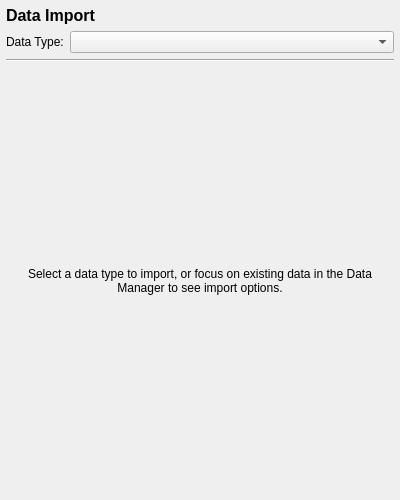
<?xml version="1.0" encoding="UTF-8"?>
<ui version="4.0">
 <class>DataImport_Widget</class>
 <widget class="QWidget" name="DataImport_Widget">
  <property name="geometry">
   <rect>
    <x>0</x>
    <y>0</y>
    <width>400</width>
    <height>500</height>
   </rect>
  </property>
  <property name="windowTitle">
   <string>Data Import</string>
  </property>
  <layout class="QVBoxLayout" name="verticalLayout">
   <property name="leftMargin">
    <number>6</number>
   </property>
   <property name="topMargin">
    <number>6</number>
   </property>
   <property name="rightMargin">
    <number>6</number>
   </property>
   <property name="bottomMargin">
    <number>6</number>
   </property>
   <item>
    <widget class="QLabel" name="headerLabel">
     <property name="text">
      <string>Data Import</string>
     </property>
     <property name="font">
      <font>
       <pointsize>12</pointsize>
       <bold>true</bold>
      </font>
     </property>
    </widget>
   </item>
   <item>
    <layout class="QHBoxLayout" name="typeSelectLayout">
     <item>
      <widget class="QLabel" name="typeLabel">
       <property name="text">
        <string>Data Type:</string>
       </property>
      </widget>
     </item>
     <item>
      <widget class="QComboBox" name="dataTypeCombo">
       <property name="sizePolicy">
        <sizepolicy hsizetype="Expanding" vsizetype="Fixed">
         <horstretch>0</horstretch>
         <verstretch>0</verstretch>
        </sizepolicy>
       </property>
       <property name="toolTip">
        <string>Select the type of data to import</string>
       </property>
      </widget>
     </item>
    </layout>
   </item>
   <item>
    <widget class="Line" name="separator">
     <property name="orientation">
      <enum>Qt::Orientation::Horizontal</enum>
     </property>
    </widget>
   </item>
   <item>
    <widget class="QStackedWidget" name="stackedWidget">
     <property name="currentIndex">
      <number>0</number>
     </property>
     <widget class="QWidget" name="emptyPage">
      <layout class="QVBoxLayout" name="emptyLayout">
       <item>
        <spacer name="topSpacer">
         <property name="orientation">
          <enum>Qt::Orientation::Vertical</enum>
         </property>
         <property name="sizeHint" stdset="0">
          <size>
           <width>20</width>
           <height>40</height>
          </size>
         </property>
        </spacer>
       </item>
       <item>
        <widget class="QLabel" name="emptyLabel">
         <property name="text">
          <string>Select a data type to import, or focus on existing data in the Data Manager to see import options.</string>
         </property>
         <property name="alignment">
          <set>Qt::AlignmentFlag::AlignCenter</set>
         </property>
         <property name="wordWrap">
          <bool>true</bool>
         </property>
        </widget>
       </item>
       <item>
        <spacer name="bottomSpacer">
         <property name="orientation">
          <enum>Qt::Orientation::Vertical</enum>
         </property>
         <property name="sizeHint" stdset="0">
          <size>
           <width>20</width>
           <height>40</height>
          </size>
         </property>
        </spacer>
       </item>
      </layout>
     </widget>
    </widget>
   </item>
  </layout>
 </widget>
 <resources/>
 <connections/>
</ui>
